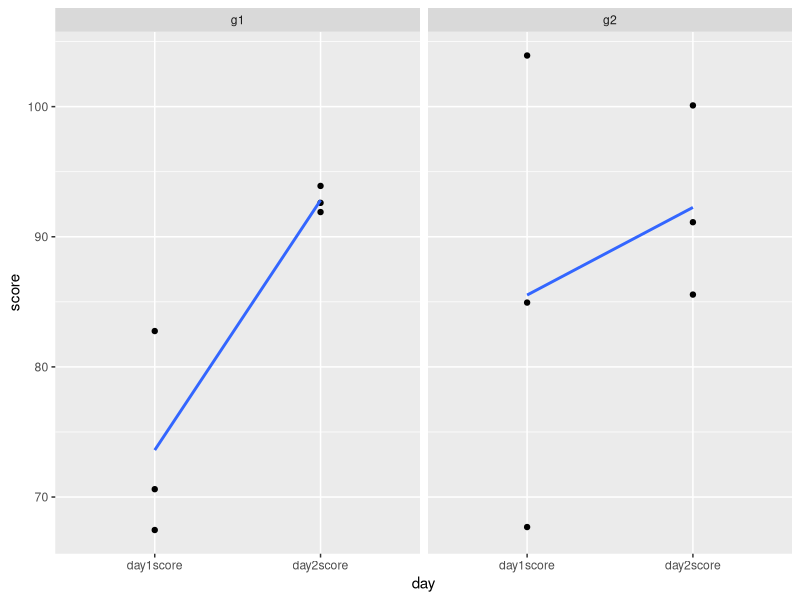

Recreate this plot in R.
# tidyr - Remodelagem de Dados

# ***** Esta é a versão 2.0 deste script, atualizado em 23/05/2017 *****
# ***** Esse script pode ser executado nas versões 3.3.1, 3.3.2, 3.3.3 e 3.4.0 da linguagem R *****
# ***** Recomendo a utilização da versão 3.4.0 da linguagem R *****

# Configurando o diretório de trabalho
setwd("~/2-trabalhando-importando-arquivos-com-r")
getwd()

# Instalando os pacotes
install.packages("tidyr")
library(tidyr)
library(ggplot2)

# Criando Dados
df <- data.frame(
  nome = c("Game Of Thrones", "Mr. Robot", "Silicon Valley"),
  regiaoA = c(97, 80, 84),
  regiaoB= c(86, 90, 91)
)
df

df %>%
  gather(Regiao, NotaFinal, regiaoA:regiaoB)


# Criando dados
set.seed(10)
df2 <- data.frame(
  id = 1:4,
  acao = sample(rep(c('controle', 'tratamento'), each = 2)),
  work.T1 = runif(4),
  home.T1 = runif(4),
  work.T2 = runif(4),
  home.T2 = runif(4)
)

df2

# Reshape 1
df2_organizado1 <- df2 %>%
  gather(key, time, -id, -acao)

df2_organizado1 %>% head(8)

# Reshape 2
df2_organizado2 <- df2_organizado1 %>%
  separate(key, into = c("localidade", "tempo"), sep = "\\.") 

df2_organizado2 %>% head(8)

# Mais um exemplo
set.seed(1)
df3 <- data.frame(
  participante = c("p1", "p2", "p3", "p4", "p5", "p6"), 
  info = c("g1m", "g1m", "g1f", "g2m", "g2m", "g2m"),
  day1score = rnorm(n = 6, mean = 80, sd = 15), 
  day2score = rnorm(n = 6, mean = 88, sd = 8)
)

print(df3)

# Reshape dos dados
df3 %>%
  gather(day, score, c(day1score, day2score))


df3 %>%
  gather(day, score, c(day1score, day2score)) %>%
  spread(day, score)

df3 %>%
  gather(day, score, c(day1score, day2score)) %>%
  separate(col = info, into = c("group", "gender"), sep = 2)

df3 %>%
  gather(day, score, c(day1score, day2score)) %>%
  separate(col = info, into = c("group", "gender"), sep = 2) %>%
  unite(infoAgain, group, gender)


df3 %>%
  gather(day, score, c(day1score, day2score)) %>%
  separate(col = info, into = c("group", "gender"), sep = 2) %>%
  ggplot(aes(x = day, y = score)) + 
  geom_point() + 
  facet_wrap(~ group) +
  geom_smooth(method = "lm", aes(group = 1), se = F)















